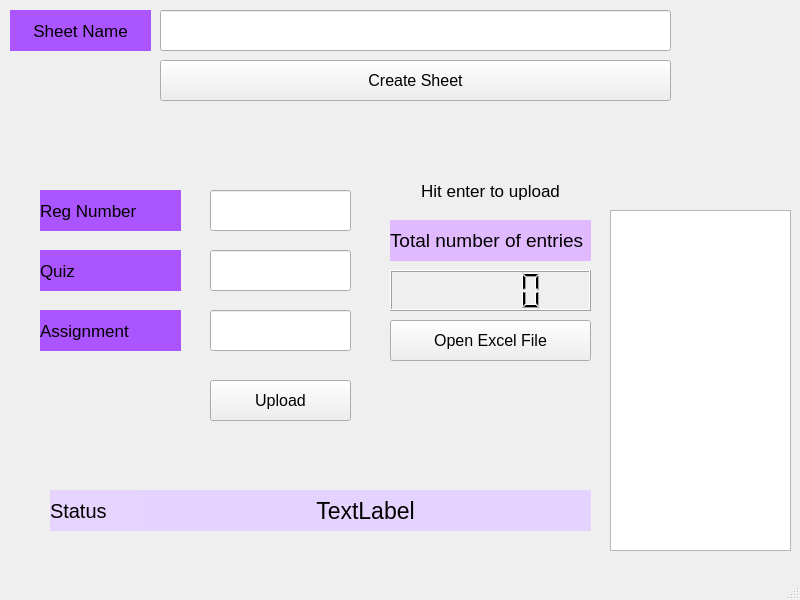
<?xml version="1.0" encoding="UTF-8"?>
<ui version="4.0">
 <class>MainWindow</class>
 <widget class="QMainWindow" name="MainWindow">
  <property name="geometry">
   <rect>
    <x>0</x>
    <y>0</y>
    <width>800</width>
    <height>600</height>
   </rect>
  </property>
  <property name="windowTitle">
   <string>MainWindow</string>
  </property>
  <widget class="QWidget" name="centralwidget">
   <widget class="QLineEdit" name="lineEdit">
    <property name="geometry">
     <rect>
      <x>210</x>
      <y>190</y>
      <width>141</width>
      <height>41</height>
     </rect>
    </property>
    <property name="font">
     <font>
      <pointsize>14</pointsize>
     </font>
    </property>
   </widget>
   <widget class="QLabel" name="label">
    <property name="geometry">
     <rect>
      <x>40</x>
      <y>190</y>
      <width>141</width>
      <height>41</height>
     </rect>
    </property>
    <property name="font">
     <font>
      <pointsize>13</pointsize>
      <weight>50</weight>
      <bold>false</bold>
     </font>
    </property>
    <property name="styleSheet">
     <string notr="true">background-color: rgb(170, 85, 255);</string>
    </property>
    <property name="text">
     <string>Reg Number</string>
    </property>
   </widget>
   <widget class="QPushButton" name="pushButton">
    <property name="geometry">
     <rect>
      <x>160</x>
      <y>60</y>
      <width>511</width>
      <height>41</height>
     </rect>
    </property>
    <property name="font">
     <font>
      <pointsize>12</pointsize>
     </font>
    </property>
    <property name="text">
     <string>Create Sheet</string>
    </property>
   </widget>
   <widget class="QLabel" name="label_2">
    <property name="geometry">
     <rect>
      <x>410</x>
      <y>170</y>
      <width>161</width>
      <height>41</height>
     </rect>
    </property>
    <property name="font">
     <font>
      <pointsize>13</pointsize>
      <weight>50</weight>
      <bold>false</bold>
     </font>
    </property>
    <property name="layoutDirection">
     <enum>Qt::LeftToRight</enum>
    </property>
    <property name="text">
     <string>Hit enter to upload</string>
    </property>
    <property name="alignment">
     <set>Qt::AlignCenter</set>
    </property>
   </widget>
   <widget class="QLCDNumber" name="lcdNumber">
    <property name="geometry">
     <rect>
      <x>390</x>
      <y>270</y>
      <width>201</width>
      <height>41</height>
     </rect>
    </property>
   </widget>
   <widget class="QLabel" name="label_3">
    <property name="geometry">
     <rect>
      <x>390</x>
      <y>220</y>
      <width>201</width>
      <height>41</height>
     </rect>
    </property>
    <property name="font">
     <font>
      <pointsize>14</pointsize>
      <weight>50</weight>
      <bold>false</bold>
     </font>
    </property>
    <property name="styleSheet">
     <string notr="true">background-color: rgb(224, 185, 255);</string>
    </property>
    <property name="text">
     <string>Total number of entries</string>
    </property>
   </widget>
   <widget class="QLineEdit" name="lineEdit_2">
    <property name="geometry">
     <rect>
      <x>210</x>
      <y>250</y>
      <width>141</width>
      <height>41</height>
     </rect>
    </property>
    <property name="font">
     <font>
      <pointsize>13</pointsize>
     </font>
    </property>
   </widget>
   <widget class="QLabel" name="label_4">
    <property name="geometry">
     <rect>
      <x>40</x>
      <y>250</y>
      <width>141</width>
      <height>41</height>
     </rect>
    </property>
    <property name="font">
     <font>
      <pointsize>13</pointsize>
      <weight>50</weight>
      <bold>false</bold>
     </font>
    </property>
    <property name="styleSheet">
     <string notr="true">background-color: rgb(170, 85, 255);</string>
    </property>
    <property name="text">
     <string>Quiz</string>
    </property>
   </widget>
   <widget class="QLineEdit" name="lineEdit_3">
    <property name="geometry">
     <rect>
      <x>210</x>
      <y>310</y>
      <width>141</width>
      <height>41</height>
     </rect>
    </property>
    <property name="font">
     <font>
      <pointsize>14</pointsize>
     </font>
    </property>
   </widget>
   <widget class="QLabel" name="label_5">
    <property name="geometry">
     <rect>
      <x>40</x>
      <y>310</y>
      <width>141</width>
      <height>41</height>
     </rect>
    </property>
    <property name="font">
     <font>
      <pointsize>13</pointsize>
      <weight>50</weight>
      <bold>false</bold>
     </font>
    </property>
    <property name="styleSheet">
     <string notr="true">background-color: rgb(170, 85, 255);</string>
    </property>
    <property name="text">
     <string>Assignment</string>
    </property>
   </widget>
   <widget class="QPushButton" name="pushButton_2">
    <property name="geometry">
     <rect>
      <x>210</x>
      <y>380</y>
      <width>141</width>
      <height>41</height>
     </rect>
    </property>
    <property name="font">
     <font>
      <pointsize>12</pointsize>
     </font>
    </property>
    <property name="text">
     <string>Upload</string>
    </property>
   </widget>
   <widget class="QPushButton" name="pushButton_3">
    <property name="geometry">
     <rect>
      <x>390</x>
      <y>320</y>
      <width>201</width>
      <height>41</height>
     </rect>
    </property>
    <property name="font">
     <font>
      <pointsize>12</pointsize>
     </font>
    </property>
    <property name="text">
     <string>Open Excel File</string>
    </property>
   </widget>
   <widget class="QLineEdit" name="lineEdit_4">
    <property name="geometry">
     <rect>
      <x>160</x>
      <y>10</y>
      <width>511</width>
      <height>41</height>
     </rect>
    </property>
   </widget>
   <widget class="QLabel" name="label_6">
    <property name="geometry">
     <rect>
      <x>140</x>
      <y>490</y>
      <width>451</width>
      <height>41</height>
     </rect>
    </property>
    <property name="font">
     <font>
      <pointsize>17</pointsize>
     </font>
    </property>
    <property name="styleSheet">
     <string notr="true">background-color: rgb(228, 211, 255);</string>
    </property>
    <property name="text">
     <string>TextLabel</string>
    </property>
    <property name="alignment">
     <set>Qt::AlignCenter</set>
    </property>
   </widget>
   <widget class="QLabel" name="label_7">
    <property name="geometry">
     <rect>
      <x>50</x>
      <y>490</y>
      <width>91</width>
      <height>41</height>
     </rect>
    </property>
    <property name="font">
     <font>
      <pointsize>15</pointsize>
     </font>
    </property>
    <property name="styleSheet">
     <string notr="true">background-color: rgb(230, 212, 255);</string>
    </property>
    <property name="text">
     <string>Status</string>
    </property>
   </widget>
   <widget class="QLabel" name="label_8">
    <property name="geometry">
     <rect>
      <x>10</x>
      <y>10</y>
      <width>141</width>
      <height>41</height>
     </rect>
    </property>
    <property name="font">
     <font>
      <pointsize>13</pointsize>
      <weight>50</weight>
      <bold>false</bold>
     </font>
    </property>
    <property name="styleSheet">
     <string notr="true">background-color: rgb(170, 85, 255);</string>
    </property>
    <property name="text">
     <string>Sheet Name</string>
    </property>
    <property name="alignment">
     <set>Qt::AlignCenter</set>
    </property>
   </widget>
   <widget class="QPlainTextEdit" name="plainTextEdit">
    <property name="geometry">
     <rect>
      <x>610</x>
      <y>210</y>
      <width>181</width>
      <height>341</height>
     </rect>
    </property>
    <property name="font">
     <font>
      <pointsize>14</pointsize>
     </font>
    </property>
   </widget>
  </widget>
  <widget class="QStatusBar" name="statusbar"/>
 </widget>
 <resources/>
 <connections/>
</ui>
